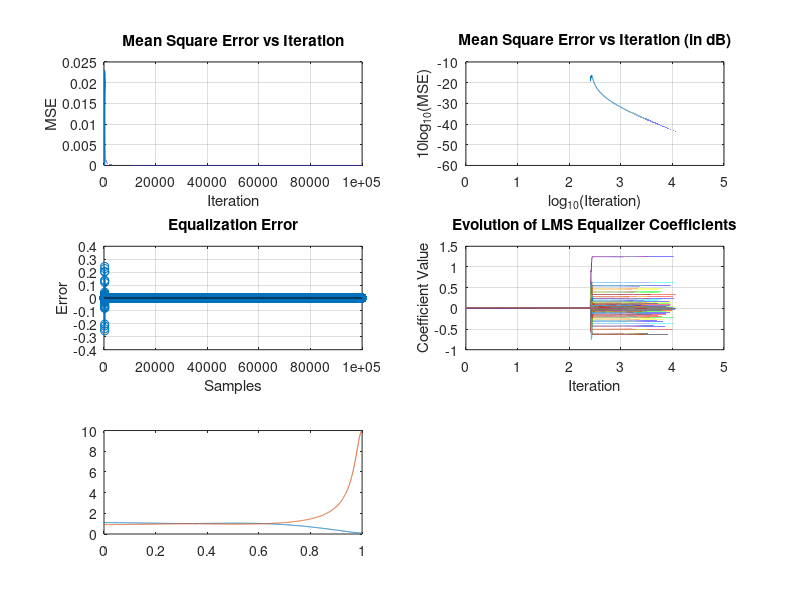

The MATLAB source for this figure: (Note: this script raises an error after producing the figure.)
clc;close all;clear all;
ep=1e-10; %Small value

N=100000; %Size of Input Samples  %Limitation
M=256; %Number of Taps % Limitation
t=1e-03; %Threshold  % Tolerance
u=0; %Training Length % Tolerance
D=3; %Delay  % Parameter 
l=0.8;  % Forgetting factor %Parameter

L=randi([2,8]);
%h=rand(L,1)
%h=[0.538;0.079;0.9327];
h=[0.8;0.4;-0.2;0.1]; %Channel Characteristics

te=(0:N-u-1)';
s=zeros(N-u,1);
K=randi([5 20]);

for k=1:K
    A=rand();
    f=rand()*0.5;
    phi=2*pi*rand();
    s=s+A*sin(2*pi*f*te+phi);
end
s=s/max(abs(s));
x = [zeros(M-1,1);randi([0,1],u,1);s];

r=conv(x,h); %Channel Output Vector
w=zeros(M,1); %Filter Coefficient Vector

y=zeros(N,1); %FIR Output
e=zeros(N,1); %Error Vector
MSE=zeros(N,1); %Mean Square Error
w_h=zeros(M,N); %Noting History
P=(1/ep)*eye(M); %Identiy Matrix

for n=1:N
    if n>=M
        X=r(n:-1:n-M+1);
        y(n)=w'*X; 
        if n>=M+D
            e(n)=x(n-D)-y(n);
        else
            e(n)=0;
        end
        MSE(n)=mean(e(M:n).^2);
        if abs(e(n))>t
            K=(P*X)/(l+X'*P*X);
            P=(P-K*X'*P)/l;
            w=w+K*e(n);
        end
    else
        y(n)=0;
        e(n)=0;
    end
    w_h(:,n)=w;
end

%% Plot of MSE versus Iteration
figure;
subplot(3,2,1);
plot(1:N,MSE);
xlabel('Iteration');
ylabel('MSE');
title('Mean Square Error vs Iteration');
grid on;

subplot(3,2,2);
plot(log10(1:N),10*log10(MSE));
xlabel('log_{10}(Iteration)');
ylabel('10log_{10}(MSE)');
title('Mean Square Error vs Iteration (in dB)');
grid on;

%% 21. Plot Error e[n]

subplot(3,2,3);
stem(1:N,e);
% hold on;
% stem(1:N,x(M:N+M-1),'filled');
% stem(1:N,y,'filled');
xlabel('Samples');
ylabel('Error');
%legend("error","x[n]","y[n]");
title('Equalization Error');
grid on;

%% Plot of All Learned Coefficients
subplot(3,2,4);
plot(log10(1:N),w_h);
xlabel('Iteration');
ylabel('Coefficient Value');
title('Evolution of LMS Equalizer Coefficients');
grid on;

%% Channel and Equalizer Together
[H_w,Ch] = freqz(h,1,2048);
[G_w,EQ] = freqz(w,1,2048);

subplot(3,2,5);
plot(Ch/pi,abs(H_w));
hold on;
plot(EQ/pi,abs(G_w));
yline(1,'--');
hold off;
xlabel('Normalized Frequency (rad/sample)');
ylabel('Magnitude');
title('Channel and Learned Equalizer');
legend('|H(e^{j\omega})|','|G_{LMS}(e^{j\omega})|');
grid on;

%% Convolution
c=conv(h,w);
subplot(3,2,6);
plot(c);
hold on;
xline(L,'--g','Channel Size');
xline(M,'--r','Filter Size');
hold off;
xlabel('Delay');
ylabel('Magnitude');
title('Convolution of LMS Equalizer and Channel');
grid on;

%% NUMERICAL SUMMARY

ISI_power=sum(abs(c).^2)-abs(c(D+1))^2;
ISI_dB=10*log10(ISI_power/(abs(c(D+1))^2+ep));
[peakValue,peakIndex]=max(abs(c));

fprintf('\n');
fprintf('============================================\n');
fprintf('          LMS EQUALIZER SUMMARY\n');
fprintf('============================================\n');

fprintf('Original signal length      : %d\n',N);
fprintf('Channel taps                : %d\n',L);
fprintf('Equalizer taps              : %d\n',M);
fprintf('Forgetting Factor           : %.6f\n',l);
fprintf('Adaptation threshold        : %f\n',t);
fprintf('Samples used for Training   : %d\n',u);
fprintf('Delay applied               : %d\n',D);
fprintf("Max |e|                     : %f\n", max(abs(e)));
fprintf('Error mean                  : %.6e\n',mean(e));
fprintf('Error variance              : %.6e\n',var(e));
fprintf('Final MSE                   : %.6e\n',MSE(end));
fprintf('Peak location               : %d\n',peakIndex-1);
fprintf("Last |e|                    : %f\n",abs(e(end)));
fprintf('Main tap magnitude          : %.6f\n',abs(c(D+1)));
fprintf('Residual ISI power          : %.6e\n',ISI_power);
fprintf('Residual ISI                : %.6f dB\n',ISI_dB);
% fprintf('\nFinal learned coefficients:\n');
fprintf('============================================\n');
